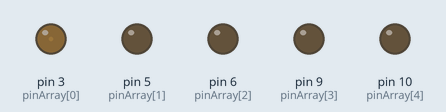
This sketch was run on a simulated Arduino Uno, built with avr-gcc and run on an emulated ATmega328P. Shown: output pins drawn as LEDs (lit = HIGH).

Above: at 0.05 s.
At 1.3 s:
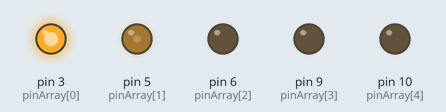
At 2.55 s:
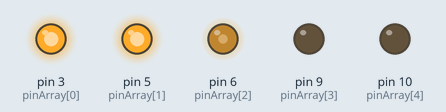
At 5.1 s:
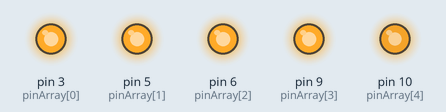
At 7.65 s:
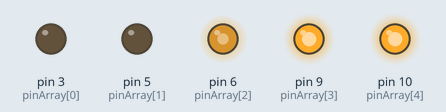
At 10.2 s:
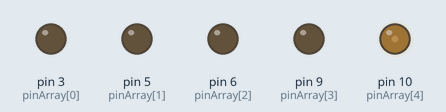
Timing chart, 0 to 13.5 s (numbered marks = the images above):
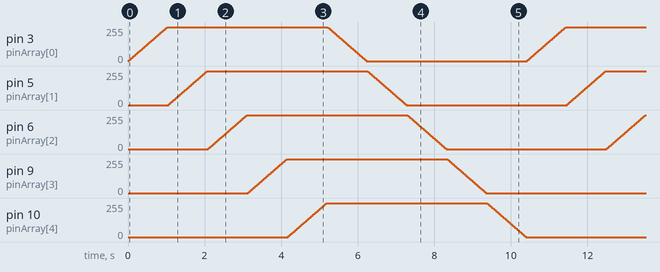

The sketch:

fadeInfadeOut.ino
```cpp
int pinArray[] = {3, 5, 6, 9, 10};
int brightnessLevel = 0;
int fadeValue = 5;
int pointer = 0;

void setup() {
  for (pointer = 0; pointer < 5; pointer++) {
    pinMode(pinArray[pointer], OUTPUT);
  }
}

void loop() {
  for (pointer = 0; pointer < 5; pointer++) {
    fadeLED(pinArray[pointer], true);
  }

  for (pointer = 0; pointer < 5; pointer++) {
    fadeLED(pinArray[pointer], false);
  }
}

void fadeLED(int pin, bool fadeIn) {
  int brightnessLevel = (fadeIn) ? 0 : 255;
  int fadeValue = (fadeIn) ? 5 : -5;

  while ((fadeIn && brightnessLevel <= 255) || (!fadeIn && brightnessLevel >= 0)) {
    analogWrite(pin, brightnessLevel);
    brightnessLevel += fadeValue;
    delay(20);

    if (brightnessLevel < 0 || brightnessLevel > 255) break;
  }
}
```
